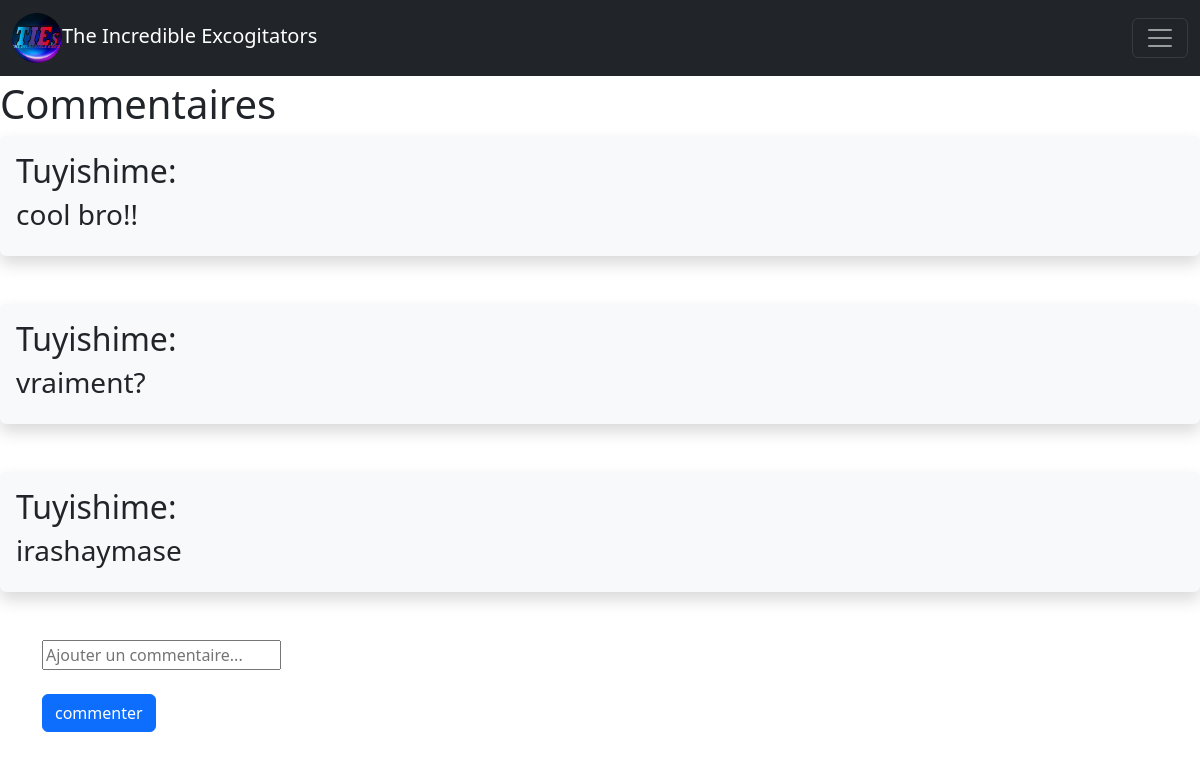
/arts/comment/31/, run on the app's committed database.
### art_sharing_app/models.py (models this page shows, shortened)
class TiesLogo(models.Model):
    name = models.CharField(max_length=200, default= "TIEs")
    profile = models.ImageField(upload_to='logo')

class ArtworkComment(models.Model):
    user=models.ForeignKey(User, on_delete=models.CASCADE)
    artwork= models.ForeignKey(Artwork, on_delete=models.CASCADE)
    comment=models.TextField()
    created_at=models.DateTimeField(auto_now_add=True)

### art_sharing_app/views.py (the view, shortened to what this page needs)
# urls.py: path('comment/<int:artwork_id>/', comments, name= 'comments'),
def comments(request, artwork_id):
    logo= TiesLogo.objects.all()
    artwork= get_object_or_404(Artwork, pk= artwork_id)
    comment=ArtworkComment.objects.all()
    form= CommentForm()
    return render(request, "art_sharing_app/comments.html",{"artwork": artwork, "form":form, "comments":comment, "logo":logo} )

### TIEs/forms.py
class CommentForm(forms.ModelForm):
    class Meta:
        model= ArtworkComment
        fields = [
            "comment",
        ]

### art_sharing_app/templates/art_sharing_app/comments.html (shortened to what this page needs)
<!DOCTYPE html>
<html lang="fr">
    <head>
        <link href="https://cdn.jsdelivr.net/npm/bootstrap@5.3.1/dist/css/bootstrap.min.css" rel="stylesheet">
    </head>
    <body>
        <nav class="navbar navbar-dark bg-dark fixed-top">
            <div class="container-fluid">
              {% for logo in logo %}
              <a class="navbar-brand" href="#"> <img src="{{logo.profile.url}}" class="rounded-circle" alt="no image" width="50">The Incredible Excogitators</a>
              {% endfor %}
              <button class="navbar-toggler" type="button" data-bs-toggle="offcanvas" data-bs-target="#offcanvasDarkNavbar" aria-controls="offcanvasDarkNavbar" aria-label="Toggle navigation">
                <span class="navbar-toggler-icon"></span>
              </button>
            </div>
          </nav>
        <h1><a href="{% url 'home'%}">Retour</a></h1>
        <br>
        <h1>Commentaires</h1>
        {% for coms in comments %}
        {% if coms.artwork == artwork %}
        <div class="shadow p-3 mb-5 bg-body-tertiary rounded">
        <h2>{{coms.user}}:</h2>
       <h3>{{coms.comment}}</h3>
      </div>
        {% endif %}
        {%endfor%}
        <div class=" container">
          <div class="form-floating mb-3" class="text-center">
             <form method="POST">
        <input type="text" placeholder="Ajouter un commentaire..." name="comment" id="comment">
        <label for="comment"></label><br><br>
        <input class="btn btn-primary" type="submit" value="commenter">
        </form>
          </div>
        </div>
    </body>
</html>

### data on the page
TiesLogo: profile (picture)
ArtworkComment: user "Tuyishime", comment "cool bro!!"
ArtworkComment: user "Tuyishime", comment "vraiment?"
ArtworkComment: user "Tuyishime", comment "irashaymase"
